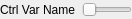
<?xml version="1.0" encoding="UTF-8"?>
<ui version="4.0">
 <class>CtrlVarWidget</class>
 <widget class="QWidget" name="CtrlVarWidget">
  <property name="geometry">
   <rect>
    <x>0</x>
    <y>0</y>
    <width>121</width>
    <height>19</height>
   </rect>
  </property>
  <property name="windowTitle">
   <string>Ctrl Var Widget</string>
  </property>
  <layout class="QHBoxLayout" name="horizontalLayout">
   <property name="margin">
    <number>0</number>
   </property>
   <item>
    <widget class="QLabel" name="nameLabel">
     <property name="text">
      <string>Ctrl Var Name</string>
     </property>
    </widget>
   </item>
   <item>
    <widget class="QSlider" name="slider">
     <property name="minimumSize">
      <size>
       <width>50</width>
       <height>0</height>
      </size>
     </property>
     <property name="orientation">
      <enum>Qt::Horizontal</enum>
     </property>
    </widget>
   </item>
  </layout>
 </widget>
 <resources/>
 <connections/>
</ui>
